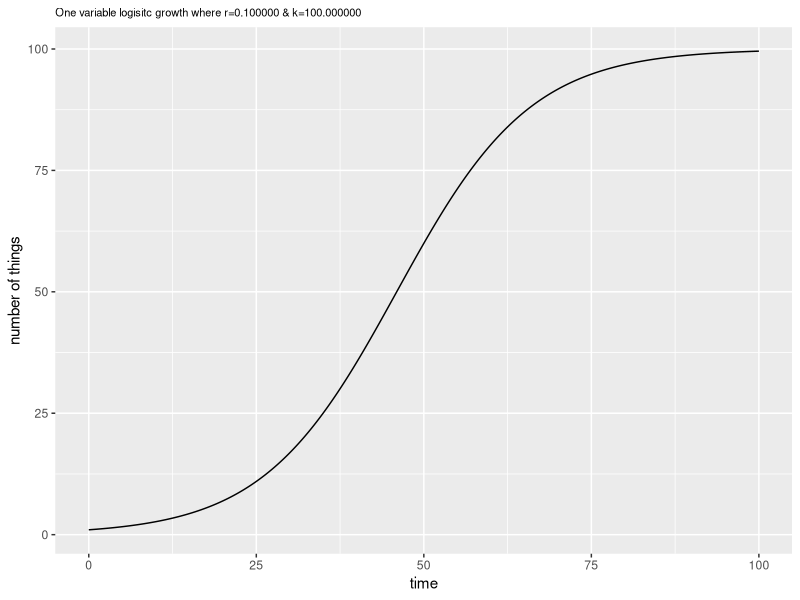

This figure's R source:
#The point of this file is to get logistic growth implemented
#as well as get a real ODE solver up and running (deSolve)

#install.packages("deSolve")
#install.packages("ggplot2")
#install.packages("reshape2")

ptm <- proc.time() #timing

library("deSolve") #ode solver
library("ggplot2") #good data vis.
library("reshape2") #data.frame reshaping

ONE_VAR <- TRUE
TWO_VAR <- FALSE
MULTI_VAR <- FALSE

cbbPalette <- c("#000000", "#E69F00", "#56B4E9",
                "#009E73", "#F0E442", "#0072B2",
                "#D55E00", "#CC79A7") #colorblind friendly colors

#setwd("~/Desktop/CobeyLab/bcell_id_pop_model/Code/basic_implementations")

if (ONE_VAR == TRUE) {
  r <- 0.1
  k <- 100
  N <- 1
  
  simple_model_params <- c(r = r, k = k)
  simple_state_val <- c(N = N)
  time <- seq(0,100,0.1)
  
  simple_log_growth <- function(t, state, params) {
    with(as.list(c(state, params)),{
      dN <- r*N*(1-(N/k))
      list(c(dN))
    })
  }
  
  out <- ode(y = simple_state_val, times = time, func = simple_log_growth, parms = simple_model_params)
  
  header <- sprintf("One variable logisitc growth where r=%f & k=%f",r,k)
  plot <- qplot(out[,'time'],out[,'N'], xlab='time',ylab='number of things', geom='line',
        main = header)
  plot <- plot + theme(plot.title = element_text(size=8))
  print(plot)
}

if (TWO_VAR == TRUE) {
  rs <- c(.1,.2)
  ks <- c(100,100)
  as <- c(0.1,0.2)
  Ns <- c(1,1)
  time <- seq(0,100,0.01)
  
  tv_params <- c(r1=rs[1],r2=rs[2],k1=ks[1],k2=ks[2],a12=as[1],a21=as[2])
  tv_state <- c(N1=Ns[1],N2=Ns[2])
  
  tv_log_compete <- function(time,state,params) {
    with(as.list(c(state, params)),{
      dN1 <- r1*N1*(1-((N1+a12*N2)/k1))
      dN2 <- r2*N2*(1-((N2+a21*N1)/k2))
      list(c(dN1,dN2))
    })
  }
  out <- ode(y=tv_state, times=time, func=tv_log_compete, parms=tv_params)
  
  df <- as.data.frame(out)
  m_df <- melt(df, id=c('time'))
  
  p <- ggplot(m_df, aes(x = time, y = value, color = variable))
  plot <- p + geom_line() + ylab("y") + ggtitle('Two Var. Growth w/ Comp.')
  plot <- plot + scale_color_manual(values=cbbPalette)
  print(plot)
}

if (MULTI_VAR == TRUE) {
  #to increase number of populations, only change params and states
  NUM_VAR = 8
  rs <- c(.11,.12,.13,.14,.15,.16,.17,.18) #r_i's
  ks <- c(100,100,100,100,100,100,100,100) #k_i's
  as <- as.matrix(read.csv("comp_matrix.csv", header=FALSE)) #imports matrix of alpha_ij's
  Ns <- c(1,1,1,1,1,1,1,1) #initial states
  time <- seq(0,100,0.01) #time vector length and granularity
  
  params <- data.frame(rs,ks,as) #each row contains set of params for ODE
  states <- Ns
  
  multivar_log_comp <- function(time,state,params) {
    odes <- rep(NA,NUM_VAR)
    for (i in 1:NUM_VAR) {
      comp_sum <- 0
      for (j in 1:NUM_VAR) { #this is actually faster than an inner product
        comp_sum <- comp_sum + params[i,2+j]*state[j] #because of class forcing
      }
      Ni <- params[i,1]*state[i]*(1-(comp_sum/params[i,2]))
      odes[i] <- Ni
    }
    return(list(odes))
  }
  
  out <- ode(y=states, times=time, func=multivar_log_comp, parms=params)
  
  df <- as.data.frame(out)
  m_df <- melt(df, id=c('time')) #turns ode output into melted data.frame
  
  p <- ggplot(m_df, aes(x = time, y = value, color = variable)) #basic plot
  plot <- p + geom_line() + ylab("y") + ggtitle('Eight Var. Growth w/ Comp.') #labels
  plot <- plot + scale_color_manual(values=cbbPalette) #better colors
  print(plot)
}

ptm2 <- proc.time()

print(ptm2 - ptm) #timing for efficiency
